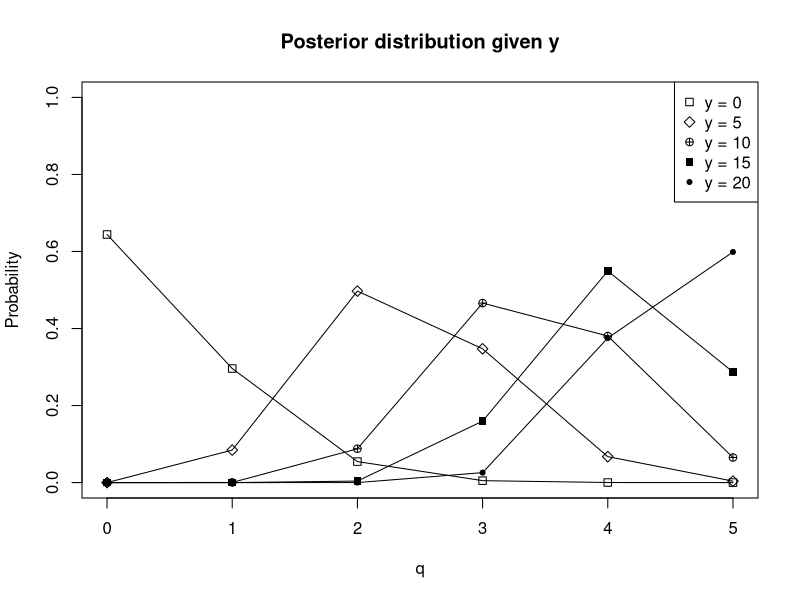

Here is the R script that generated this plot:
ys <- seq(0, 20, by = 5)
qs <- seq(0, 5)

likelihood <- function(y, q) {
  dpois(y, lambda = q)
}

prior <- function(q) {
  dbinom(q, 5, 0.2)
}

marginalOfY <- function(y) {
  joint <- function(q) {
    likelihood(y, q) * prior(q)
  }
  sum(joint(qs))
}

posteriorGivenY <- function(y) {
  function(q) {
    likelihood(y, q) * prior(q) / marginalOfY(y)
  }
}

xl <- "q"
yl <- "Probability"
title <- "Posterior distribution given y"
legends = paste0("y = ", ys)
plot(0, 0, type = "n", xlim = c(0, 5), ylim = c(0.0, 1.0), main = title, xlab = xl, ylab = yl)
for (y in ys) {
  d <- posteriorGivenY(y)
  lines(qs, d(qs), type = "l")
  points(qs, d(qs), pch = y)
}
legend("topright", legend = legends, pch = ys)
